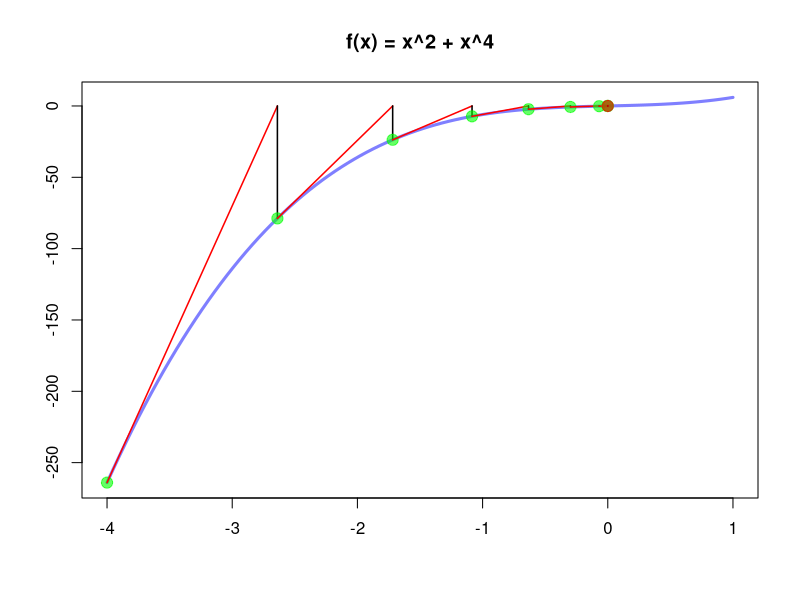

R code for this plot:
# --------------------------------------
# Newton-Raphson 2
#
# Author : Alan Samuel Aguirre Salazar
# --------------------------------------



library(Deriv)

f = function(x){
  x^2 + x^4
}

f1 = Deriv(f, nderiv = 1)
f2 = Deriv(f1,nderiv = 1)

grafica = function(){
  z = seq(-4,1, length=100)
  plot(z,f1(z), type="l",col=rgb(0,0,1,0.5),lwd=3, xlab="", ylab="", main='f(x) = x^2 + x^4')
}

grafica()

NewtonRaphson = function(x, err){
  for(i in 1:10){
    points(x, f1(x), pch=19, col=rgb(0,1,0,0.6), cex=1.5)
    xprev = x
    x = xprev - (f1(x)/f2(x))
    lines(c(xprev,x), c(f1(xprev),0), col="red", lwd=1.5)
    segments(x,0,x,f1(x), col="black", lwd=1.5)
    if( abs(x-xprev) < err ){
      break
    }
  }
  cat('X*=', x, 'f(x*)=', f(x), 'f1(x*)=', f1(x), 'f2(x*)=', f2(x))
  points(x, f1(x), pch=19, col=rgb(1,0,0,0.6), cex=1.5)
}


NewtonRaphson(-4, 1e-8)

